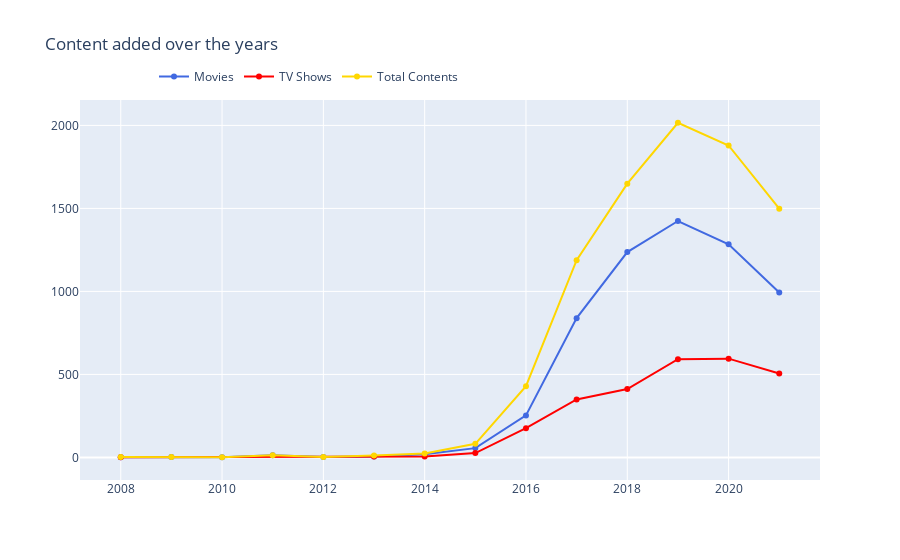

Notebook cell for this chart:
### Markdown cell above
TV Show are more for the kids and teens.  
TV 쇼는 어린이와 청소년을 위한 것입니다.

### Code cell
df_content = data['year_added'].value_counts().reset_index().rename(columns = {
    'year_added' : 'count', 'index' : 'year_added'}).sort_values('year_added')
df_content['percent'] = df_content['count'].apply(lambda x : 100*x/sum(df_content['count']))


df_tv1 = df_tv['year_added'].value_counts().reset_index().rename(columns = {
    'year_added' : 'count', 'index' : 'year_added'}).sort_values('year_added')
df_tv1['percent'] = df_tv1['count'].apply(lambda x : 100*x/sum(df_tv1['count']))


df_movies1 = df_movies['year_added'].value_counts().reset_index().rename(columns = {
    'year_added' : 'count', 'index' : 'year_added'}).sort_values('year_added')
df_movies1['percent'] = df_movies1['count'].apply(lambda x : 100*x/sum(df_movies1['count']))

t1 = go.Scatter(x=df_movies1['year_added'], y=df_movies1["count"], name="Movies", marker=dict(color="royalblue"))
t2 = go.Scatter(x=df_tv1['year_added'], y=df_tv1["count"], name="TV Shows", marker=dict(color="red"))
t3 = go.Scatter(x=df_content['year_added'], y=df_content["count"], name="Total Contents", marker=dict(color="gold"))

data_added = [t1, t2, t3]

layout = go.Layout(title="Content added over the years", legend=dict(x=0.1, y=1.1, orientation="h"))
fig = go.Figure(data_added, layout=layout)
fig.show()

### Figure 1 — Plotly figure (JSON) as saved in the notebook; plotly's stock layout.template omitted (floating-point values rounded to 4 significant figures)
{"data": [{"marker": {"color": "royalblue"}, "name": "Movies", "type": "scatter", "x": [2008, 2009, 2010, 2011, 2012, 2013, 2014, 2015, 2016, 2017, 2018, 2019, 2020, 2021], "y": [1, 2, 1, 13, 3, 6, 19, 56, 253, 839, 1237, 1424, 1284, 993]}, {"marker": {"color": "red"}, "name": "TV Shows", "type": "scatter", "x": [2008, 2013, 2014, 2015, 2016, 2017, 2018, 2019, 2020, 2021], "y": [1, 5, 5, 26, 176, 349, 412, 592, 595, 505]}, {"marker": {"color": "gold"}, "name": "Total Contents", "type": "scatter", "x": [2008, 2009, 2010, 2011, 2012, 2013, 2014, 2015, 2016, 2017, 2018, 2019, 2020, 2021], "y": [2, 2, 1, 13, 3, 11, 24, 82, 429, 1188, 1649, 2016, 1879, 1498]}], "layout": {"legend": {"orientation": "h", "x": 0.1, "y": 1.1}, "title": {"text": "Content added over the years"}}}
